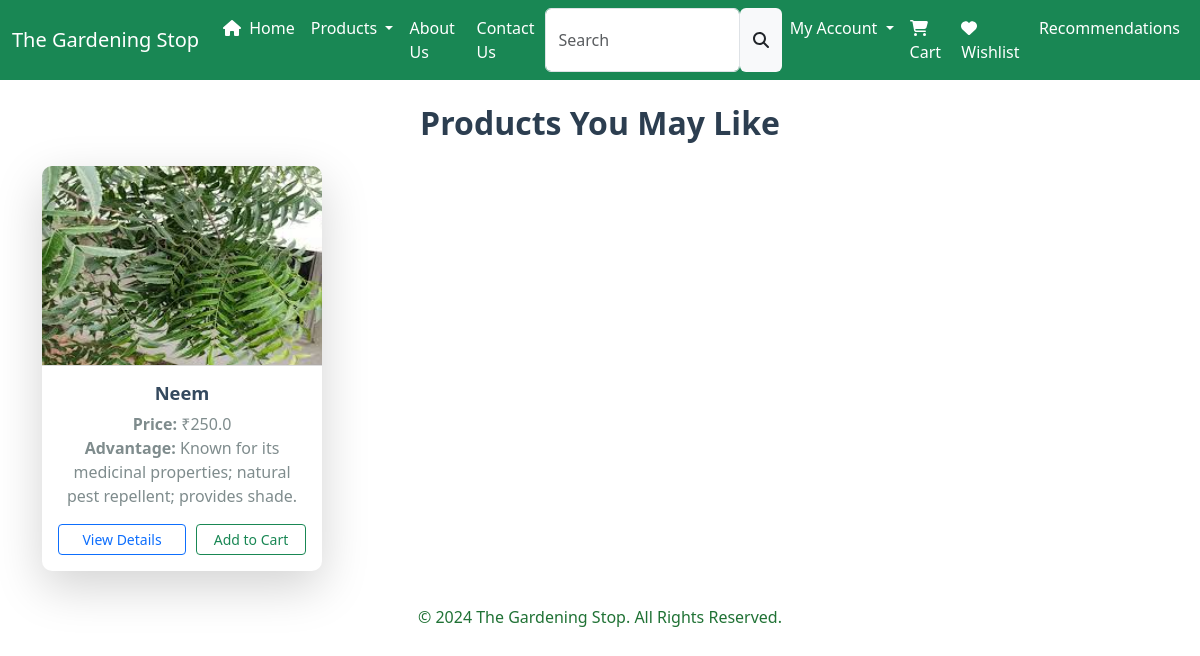
/recommendation/ (signed in), run on the app's committed database.
### app/models.py (models this page shows, shortened)
class Product(models.Model):
    title = models.CharField(max_length=100)
    selling_price = models.FloatField()
    discounted_price = models.FloatField(null=True,blank=True)
    botanical_name = models.TextField(max_length=100,blank=True)
    weather = models.TextField(max_length=500,default=' ')
    How_to_Handle_Tips = models.TextField(max_length=500,default=' ')
    proadd = models.TextField(default='')
    category = models.CharField(choices=CATEGORY_CHOICES,max_length=50)
    product_image = models.ImageField(upload_to='product/')

### app/views.py (the view)
# urls.py: path('recommendation/', views.recommendation, name='recommendation'),
def recommendation(request):
    user = request.user
    totalitem = 0
    if user.is_authenticated:
        totalitem = len(Cart.objects.filter(user=user))
        wishlist_items = Wishlist.objects.filter(user=user).order_by('-timestamp').values_list('product', flat=True)
        visited_items = VisitHistory.objects.filter(user=user).order_by('-timestamp').values_list('product', flat=True)
        search_history = SearchHistory.objects.filter(user=user).order_by('-timestamp').values_list('product', flat=True)
        combined_product_ids = list(set(list(wishlist_items) + list(visited_items) + list(search_history)))
        if len(combined_product_ids) > 5:
            combined_product_ids = sample(combined_product_ids, 5)
        else:
            combined_product_ids = combined_product_ids[:5]
        recommended_products = Product.objects.filter(id__in=combined_product_ids)
        current_product_id = request.GET.get('product_id')
        if current_product_id and int(current_product_id) not in visited_items:
            VisitHistory.objects.create(user=user, product_id=current_product_id)
        context = {
            'recommended_products': recommended_products,
            'totalitem': totalitem
        }
        return render(request, 'recommendation.html', context)
    return render(request, 'recommendation.html', {'recommended_products': [], 'totalitem': totalitem})

### app/templates/recommendation.html (shortened to what this page needs)
{% extends 'base.html' %}
{% block main-content %}
<div class="container mt-4">
    <h2 class="text-center mb-4" style="font-weight: bold; color: #2c3e50;">Products You May Like</h2>
    <div class="row">
        {% for product in recommended_products %}
        <div class="col-lg-4 col-md-6 mb-4 d-flex align-items-stretch">
            <div class="card shadow-lg border-0" style="border-radius: 10px; overflow: hidden; max-width: 280px; width: 100%;">
                <img src="{{ product.product_image.url }}" class="card-img-top" alt="{{ product.title }}" style="height: 200px; object-fit: cover;">
                <div class="card-body d-flex flex-column">
                    <h5 class="card-title text-center" style="font-size: 1.15rem; font-weight: bold; color: #34495e;">{{ product.title }}</h5>
                    <p class="card-text text-center" style="color: #7f8c8d;">
                        {% if product.category == 'AG'%}
                            <strong>Price:</strong> ₹{{ product.selling_price }}<br>
                            <strong>Advantage:</strong> {{ product.proadd }}<br>
                        {%elif product.category == 'Tool'%}
                            <strong>Price:</strong> ₹{{ product.selling_price }}<br>
                            <strong>Advantage:</strong> {{ product.proadd }}<br>
                        {%elif product.category == 'Soil'%}
                            <strong>Price:</strong> ₹{{ product.selling_price }}<br>
                            <strong>Advantage:</strong> {{ product.proadd }}<br>
                        {%elif product.category == 'Seed'%}
                            <strong>Price:</strong> ₹{{ product.selling_price }}<br>
                            <strong>Advantage:</strong> {{ product.proadd }}<br>
                        {% else %}
                            <strong>Price:</strong> ₹{{ product.discounted_price }}<br>
                            <strong>Advantage:</strong> {{ product.proadd }}
                        {% endif %}
                    </p>
                    <div class="d-flex justify-content-between mt-auto">
                        <a href="{% url 'product-detail' product.id %}?product_id={{ product.id }}" class="btn btn-sm btn-outline-primary" style="flex: 1; margin-right: 10px;">View Details</a>
                        <form action="/add-to-cart" class="d-inline" style="flex: 1;">
                            <button type="submit" class="btn btn-sm btn-outline-success" style="width: 100%;">Add to Cart</button>
                        </form>
                    </div>
                </div>
            </div>
        </div>
        {% endfor %}
    </div>
</div>
{% endblock main-content %}

### app/templates/recommendation.html (style rules this page uses)
.card { transition: transform 0.3s ease, box-shadow 0.3s ease; }
.card-img-top { border-bottom: 1px solid #ddd; }

### app/templates/base.html (style rules this page uses)
body { display: flex; flex-direction: column; min-height: 100vh; }

### data on the page
Product: product_image (picture), title "Neem", discounted_price "250.0", proadd "Known for its medicinal properties; natural pest repellent; provides shade."
